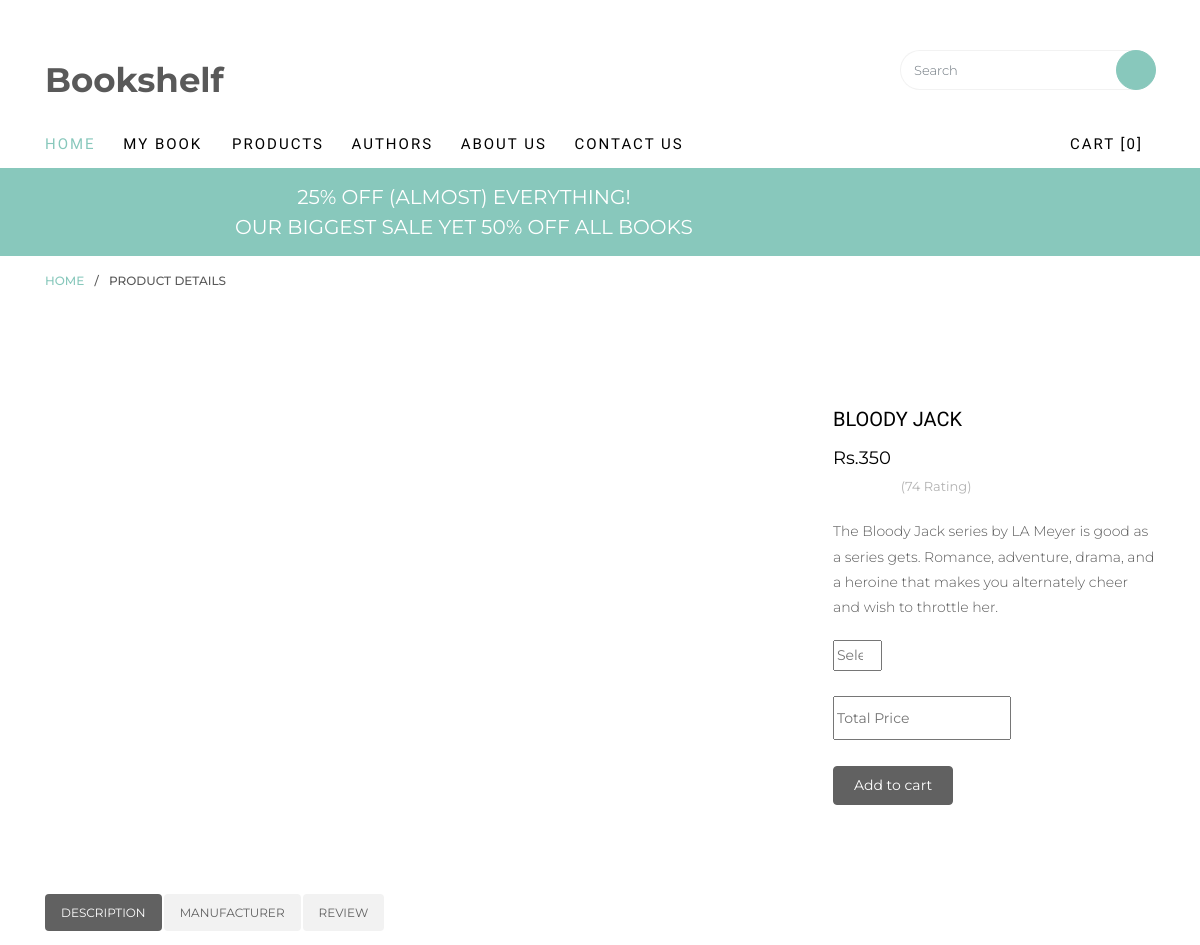
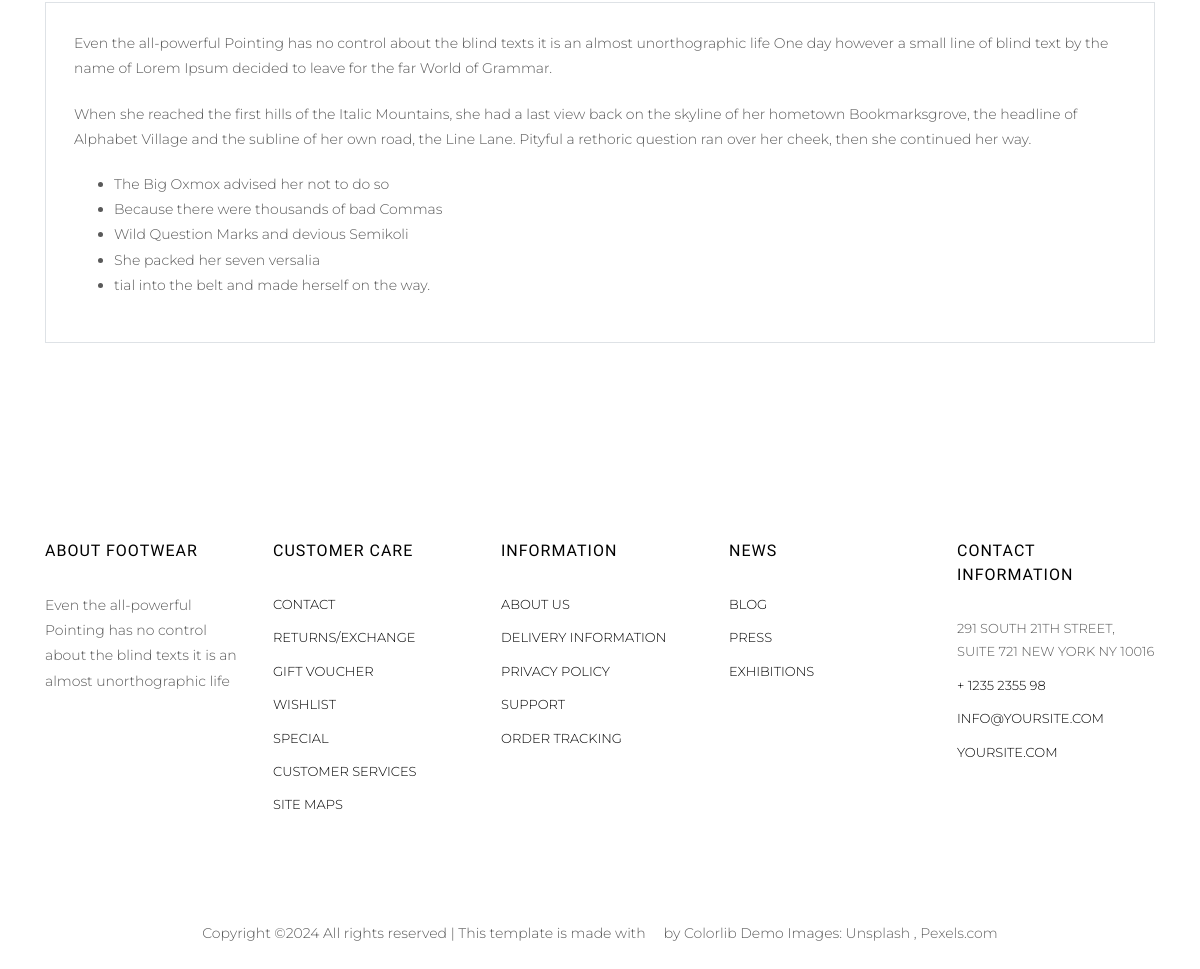
Page /MyApp/singlepro_page/12/ on the committed database (2 pictures, top to bottom).
### NewApp/models.py (models this page shows)
class DetailsDb(models.Model):
    Genres = models.CharField(max_length=100, null=True, blank=True)
    BookName= models.CharField(max_length=100, null=True, blank=True)
    Definition= models.CharField(max_length=100, null=True, blank=True)
    Price=models.IntegerField(null=True,blank=True)
    Book_Image=models.ImageField(upload_to="Book_Image",null=True,blank=True)

### MyApp/views.py (the view)
# urls.py: path('singlepro_page/<int:proid>/',views.singlepro_page,name="singlepro_page"),
def singlepro_page(request,proid):
    data=DetailsDb.objects.get(id=proid)
    return render(request,"SingleProduct.html",{'data':data})

### MyApp/templates/SingleProduct.html (shortened to what this page needs)
<!DOCTYPE HTML>
{% load static %}
<html>
	<head>
	<link rel="stylesheet" href="{% static 'css/animate.css' %}">
	<link rel="stylesheet" href="{% static 'css/icomoon.css' %}">
	<link rel="stylesheet" href="{% static 'css/ionicons.min.css' %}">
	<link rel="stylesheet" href="{% static 'css/bootstrap.min.css' %}">
	<link rel="stylesheet" href="{% static 'css/magnific-popup.css' %}">
	<link rel="stylesheet" href="{% static 'css/flexslider.css' %}">
	<link rel="stylesheet" href="{% static 'css/owl.carousel.min.css' %}">
	<link rel="stylesheet" href="{% static 'css/owl.theme.default.min.css' %}">
	<link rel="stylesheet" href="{% static 'css/bootstrap-datepicker.css' %}">
	<link rel="stylesheet" href="{% static 'fonts/flaticon/font/flaticon.css' %}">
	<link rel="stylesheet" href="{% static 'css/style.css' %}">
	</head>
	<body>
	<div id="page">
		<nav class="colorlib-nav" role="navigation">
			<div class="top-menu">
				<div class="container">
					<div class="row">
						<div class="col-sm-7 col-md-9">
							<div id="colorlib-logo"><a href="index.html">Bookshelf</a></div>
						</div>
						<div class="col-sm-5 col-md-3">
			            <form action="#" class="search-wrap">
			               <div class="form-group">
			                  <input type="search" class="form-control search" placeholder="Search">
			                  <button class="btn btn-primary submit-search text-center" type="submit"><i class="icon-search"></i></button>
			               </div>
			            </form>
			         </div>
		         </div>
				<div class="row">
						<div class="col-sm-12 text-left menu-1">
							<ul>
								<li class="active"><a href="index.html">Home</a></li>
								<li class="has-dropdown">
									<a href="men.html">My Book</a>
								</li>
								<li><a href="{% url 'productpage' %}">Products</a></li>
								<li><a href="women.html">Authors</a></li>
								<li><a href="{% url 'aboutpage' %}">About Us</a></li>
								<li><a href="{% url 'contactpage' %}">Contact Us</a></li>
								<li class="cart"><a href="cart.html"><i class="icon-shopping-cart"></i> Cart [0]</a></li>
							</ul>
						</div>
					</div>
				</div>
			</div>
			<div class="sale">
				<div class="container">
					<div class="row">
						<div class="col-sm-8 offset-sm-2 text-center">
							<div class="row">
								<div class="owl-carousel2">
									<div class="item">
										<div class="col">
											<h3><a href="#">25% off (Almost) Everything! </a></h3>
										</div>
									</div>
									<div class="item">
										<div class="col">
											<h3><a href="#">Our biggest sale yet 50% off all books</a></h3>
										</div>
									</div>
								</div>
							</div>
						</div>
					</div>
				</div>
			</div>
		</nav>
		<div class="breadcrumbs">
			<div class="container">
				<div class="row">
					<div class="col">
						<p class="bread"><span><a href="index.html">Home</a></span> / <span>Product Details</span></p>
					</div>
				</div>
			</div>
		</div>
		<div class="colorlib-product">
			<div class="container">
				<div class="row row-pb-lg product-detail-wrap">
					<div class="col-sm-8">
					</div>
					<div class="col-sm-4">
						<div class="product-desc">
							<h3>{{data.BookName}}</h3>
							<p class="price">
								<span>Rs.{{data.Price}}</span>
								<span class="rate">
									<i class="icon-star-full"></i>
									<i class="icon-star-full"></i>
									<i class="icon-star-full"></i>
									<i class="icon-star-full"></i>
									<i class="icon-star-half"></i>
									(74 Rating)
								</span>
							</p>
							<p>{{data.Definition}}</p>
							<form method="post" action="{% url 'save_cart' %}">
								<div>
								<input class="input" type="number" name="quantity" min="1" max="10" placeholder="Select Quantity" id="quantity"><br><br>
							</div>
							<div>
								<input class="input" type="text" name="tprice" placeholder="Total Price" id="totalprice"><br><br>
							</div>
								<button class="btn btn-primary" type="submit">Add to cart</button>
							</form>
                  	<div class="row">
	                  	<div class="col-sm-12 text-center">
								</div>
							</div>
						</div>
					</div>
				</div>
				<div class="row">
					<div class="col-sm-12">
						<div class="row">
							<div class="col-md-12 pills">
								<div class="bd-example bd-example-tabs">
								  <ul class="nav nav-pills mb-3" id="pills-tab" role="tablist">
								    <li class="nav-item">
								      <a class="nav-link active" id="pills-description-tab" data-toggle="pill" href="#pills-description" role="tab" aria-controls="pills-description" aria-expanded="true">Description</a>
								    </li>
								    <li class="nav-item">
								      <a class="nav-link" id="pills-manufacturer-tab" data-toggle="pill" href="#pills-manufacturer" role="tab" aria-controls="pills-manufacturer" aria-expanded="true">Manufacturer</a>
								    </li>
								    <li class="nav-item">
								      <a class="nav-link" id="pills-review-tab" data-toggle="pill" href="#pills-review" role="tab" aria-controls="pills-review" aria-expanded="true">Review</a>
								    </li>
								  </ul>
								  <div class="tab-content" id="pills-tabContent">
								    <div class="tab-pane border fade show active" id="pills-description" role="tabpanel" aria-labelledby="pills-description-tab">
								      <p>Even the all-powerful Pointing has no control about the blind texts it is an almost unorthographic life One day however a small line of blind text by the name of Lorem Ipsum decided to leave for the far World of Grammar.</p>
										<p>When she reached the first hills of the Italic Mountains, she had a last view back on the skyline of her hometown Bookmarksgrove, the headline of Alphabet Village and the subline of her own road, the Line Lane. Pityful a rethoric question ran over her cheek, then she continued her way.</p>
										<ul>
											<li>The Big Oxmox advised her not to do so</li>
											<li>Because there were thousands of bad Commas</li>
											<li>Wild Question Marks and devious Semikoli</li>
											<li>She packed her seven versalia</li>
											<li>tial into the belt and made herself on the way.</li>
										</ul>
								    </div>
								  </div>
								</div>
				         </div>
						</div>
					</div>
				</div>
			</div>
		</div>
		<footer id="colorlib-footer" role="contentinfo">
			<div class="container">
				<div class="row row-pb-md">
					<div class="col footer-col colorlib-widget">
						<h4>About Footwear</h4>
						<p>Even the all-powerful Pointing has no control about the blind texts it is an almost unorthographic life</p>
						<p>
							<ul class="colorlib-social-icons">
								<li><a href="#"><i class="icon-twitter"></i></a></li>
								<li><a href="#"><i class="icon-facebook"></i></a></li>
								<li><a href="#"><i class="icon-linkedin"></i></a></li>
								<li><a href="#"><i class="icon-dribbble"></i></a></li>
							</ul>
						</p>
					</div>
					<div class="col footer-col colorlib-widget">
						<h4>Customer Care</h4>
						<p>
							<ul class="colorlib-footer-links">
								<li><a href="#">Contact</a></li>
								<li><a href="#">Returns/Exchange</a></li>
								<li><a href="#">Gift Voucher</a></li>
								<li><a href="#">Wishlist</a></li>
								<li><a href="#">Special</a></li>
								<li><a href="#">Customer Services</a></li>
								<li><a href="#">Site maps</a></li>
							</ul>
						</p>
					</div>
					<div class="col footer-col colorlib-widget">
						<h4>Information</h4>
						<p>
							<ul class="colorlib-footer-links">
								<li><a href="#">About us</a></li>
								<li><a href="#">Delivery Information</a></li>
								<li><a href="#">Privacy Policy</a></li>
								<li><a href="#">Support</a></li>
								<li><a href="#">Order Tracking</a></li>
							</ul>
						</p>
					</div>
					<div class="col footer-col">
						<h4>News</h4>
						<ul class="colorlib-footer-links">
							<li><a href="blog.html">Blog</a></li>
							<li><a href="#">Press</a></li>
							<li><a href="#">Exhibitions</a></li>
						</ul>
					</div>
					<div class="col footer-col">
						<h4>Contact Information</h4>
						<ul class="colorlib-footer-links">
							<li>291 South 21th Street, <br> Suite 721 New York NY 10016</li>
							<li><a href="tel://1234567920">+ 1235 2355 98</a></li>
							<li><a href="mailto:info@yoursite.com">info@yoursite.com</a></li>
							<li><a href="#">yoursite.com</a></li>
						</ul>
					</div>
				</div>
			</div>
			<div class="copy">
				<div class="row">
					<div class="col-sm-12 text-center">
						<p>
							<span>
Copyright &copy;<script>document.write(new Date().getFullYear());</script> All rights reserved | This template is made with <i class="icon-heart" aria-hidden="true"></i> by <a href="https://colorlib.com" target="_blank">Colorlib</a>
</span>
							<span class="block">Demo Images: <a href="http://unsplash.co/" target="_blank">Unsplash</a> , <a href="http://pexels.com/" target="_blank">Pexels.com</a></span>
						</p>
					</div>
				</div>
			</div>
		</footer>
	</div>
	</body>
</html>

### MyApp/static/css/icomoon.css (style rules this page uses)
[class^="icon-"], [class*=" icon-"] { font-family: 'icomoon' !important; speak: none; font-style: normal; font-weight: normal; font-variant: normal; text-transform: none; line-height: 1; -webkit-font-smoothing: antialiased; -moz-osx-font-smoothing: grayscale; }
.icon-shopping-cart:before { content: "\e9c8"; }
.icon-search:before { content: "\ebfd"; }
.icon-star-half:before { content: "\ec4f"; }
.icon-star-full:before { content: "\ec50"; }
.icon-heart:before { content: "\ec51"; }
.icon-facebook:before { content: "\ed07"; }
.icon-twitter:before { content: "\ed0d"; }
.icon-dribbble:before { content: "\ed1e"; }
.icon-linkedin:before { content: "\ed40"; }

### rows in the picture
DetailsDb: BookName "BLOODY JACK", Price "350", Definition "The Bloody Jack series by LA Meyer is good as a series gets. Romance, adventure, drama, and a heroine that makes you alternately cheer and wish to throttle her."
